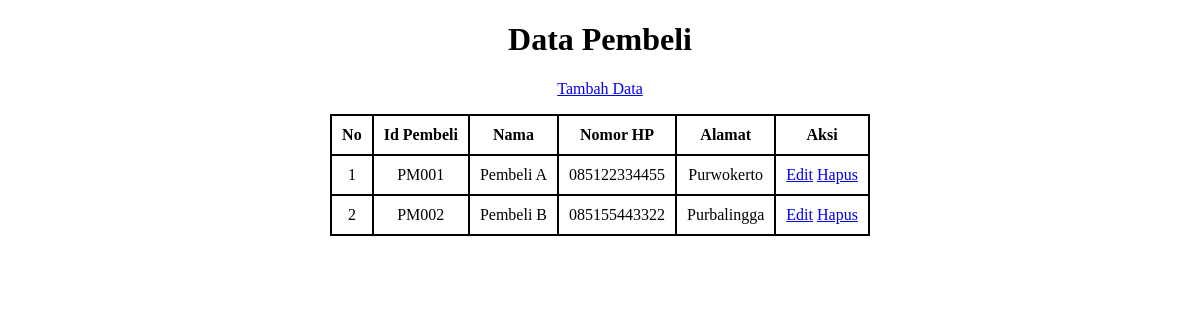
Page /view_pembeli.php on the committed database.
### tables this page shows
CREATE TABLE `pembeli` (
  `id_pembeli` varchar(5) NOT NULL,
  `nama_pembeli` varchar(50) NOT NULL,
  `nomor_hp_pembeli` varchar(13) NOT NULL,
  `alamat_pembeli` varchar(200) NOT NULL
);

### view_pembeli.php (the view, shortened to what this page needs)
<?php
include "koneksi.php";
    ?>
<!DOCTYPE html>
<html>
<head>
</head>
<body>
    <h1>Data Pembeli</h1>
    <p><a href="insert_pembeli.php">Tambah Data</a></p>
    <table>
        <tr>
            <th>No</th>
            <th>Id Pembeli</th>
            <th>Nama</th>
            <th>Nomor HP</th>
            <th>Alamat</th>
            <th>Aksi</th>
        </tr>
        <?php
        $no = 1;
        $sql = "select * from pembeli order by id_pembeli asc";
        $query = mysqli_query($conn,$sql);
        while($row = mysqli_fetch_array($query)){
            echo "
            <tr>
                <td>$no</td>
                <td>$row[id_pembeli]</td>
                <td>$row[nama_pembeli]</td>
                <td>$row[nomor_hp_pembeli]</td>
                <td>$row[alamat_pembeli]</td>
                <td>
                    <a href='update_pembeli.php?id=$row[id_pembeli]'>Edit</a>
                    <a href='view_pembeli.php?del=$row[id_pembeli]'>Hapus</a>
                </td>
            </tr>
            ";
            $no++;
        }
        ?>
    </table>
</body>
</html>

### view_pembeli.php (style rules this page uses)
body { text-align: center; }
table { margin: auto; }
table, th, td { border: 2px solid black; border-collapse: collapse; }
th, td { padding: 10px; text-align: center; }

### rows in the picture
pembeli: id_pembeli "PM001", nama_pembeli "Pembeli A", nomor_hp_pembeli "085122334455", alamat_pembeli "Purwokerto"
pembeli: id_pembeli "PM002", nama_pembeli "Pembeli B", nomor_hp_pembeli "085155443322", alamat_pembeli "Purbalingga"
